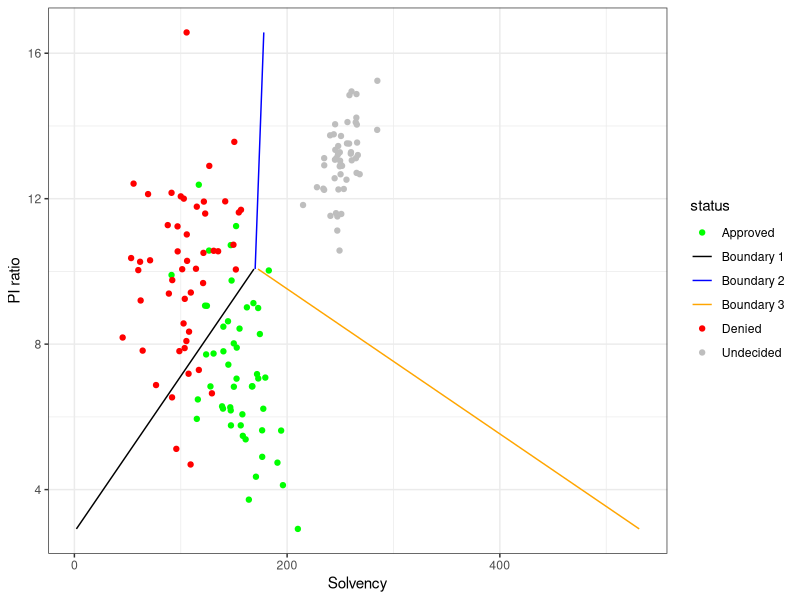

Here is the R script that generated this plot:
###################################################################################################

###################################################################################################

# Author:       Felix Gutmann
# Course:       Advanced Computational Methods
# Last update:  14.01.16
# Type:         Problemset 1 - Exercise 2

###################################################################################################
### Praeamble
###################################################################################################

### Clear workspace
#rm(list = ls())

### Load Packages 
if (!require("mvtnorm")) install.packages("mvtnorm"); library(mvtnorm)
if (!require("ggplot2")) install.packages("ggplot2"); library(ggplot2)

### Set working directory

### Initialize auxilliary functions, see handouts

  # Create covariance matrix
  sigmaXY <- function(rho, sdX, sdY) {
    covTerm  <- rho * sdX * sdY
    VCmatrix <- matrix(c(sdX^2, covTerm, covTerm, sdY^2),
                       2, 2, byrow = TRUE)
    return(VCmatrix)
  }
  
  # Generate mvn. distributed data 
  genBVN <- function(n = 1, seed = NA, muXY=c(0,1), sigmaXY=diag(2)) {
    if(!is.na(seed)) set.seed(seed)
    rdraws <- rmvnorm(n, mean = muXY, sigma = sigmaXY)
    return(rdraws)
  }

###################################################################################################
### Exercise 2
###################################################################################################

### Step 1: Create data generating function

# Initialize modified loanData function
loanData <- function(noApproved,  noDenied,  Undecided,
                     muApproved,  muDenied,  muUndecided,
                     sdApproved,  sdDenied,  sdUndecided,
                     rhoApproved, rhoDenied, rhoUndecided,
                     seed=1111) 
{
  # Create covariance matrices
  sigmaApproved    <- sigmaXY( rho = rhoApproved,  sdX = sdApproved[1],  sdY = sdApproved[2]  )
  sigmaDenied      <- sigmaXY( rho = rhoDenied,    sdX = sdDenied[1],    sdY = sdDenied[2]    )
  sigmaUndecided   <- sigmaXY( rho = rhoUndecided, sdX = sdUndecided[1], sdY = sdUndecided[2] )
  # Generate random data
  approved         <- genBVN( noApproved, muApproved,  sigmaApproved,  seed = seed   )
  denied           <- genBVN( noDenied,   muDenied,    sigmaDenied,    seed = seed+1 )
  undecided        <- genBVN( Undecided,  muUndecided, sigmaUndecided, seed = seed+2 )
  # Create basic dataframe
  loanDf           <- as.data.frame( rbind(approved,denied,undecided) )
  # Add target variables and labels
  status           <- c( rep("Approved", noApproved), rep("Denied", noDenied),rep("Undecided", Undecided) )
  target1          <- c( rep(1, noApproved), rep(0, noDenied),rep(0, Undecided) ) 
  target2          <- c( rep(0, noApproved), rep(1, noDenied),rep(0, Undecided) )
  target3          <- c( rep(0, noApproved), rep(0, noDenied),rep(1, Undecided) )
  # Create final dataframe and prepare output
  loanDf           <- data.frame( loanDf, status, target1,target2,target3 )
  colnames(loanDf) <- c("PIratio", "solvency", "status", "target1","target2","target3")
  # Return dataframe with loan data
  return(loanDf)
}

### Step 2: Create, export and predict related data

# Create dataset
noApproved <- 50
noDenied   <- 50
Undecided  <- 50  
noObs      <- noApproved + noDenied + Undecided

loanDf <- loanData(noApproved, noDenied, Undecided,
                   c(7, 150), c(10, 100), c(13, 250),
                   c(2,  20), c( 2,  30), c( 1,  15),
                  -0.5, 0.3, 0.5)

x <- seq(min(loanDf["PIratio"]), max(loanDf["PIratio"]), length.out = noObs)

# Run least square discriminant
X <- as.matrix(cbind(intercept=1, loanDf[,c("PIratio", "solvency")]))
Y <- as.matrix(loanDf[,c('target1','target2','target3')])
W <- solve(t(X)%*%X) %*% t(X) %*% Y

# Compute predicted values
predictions <- X %*% W

# classify data and create corresponding labels
result  <- predictions==apply(predictions, 1, max)
labels  <- c("Approved","Denied","Undecided")
predict <- rep(NA,nrow(result))

for(i in 1:nrow(result)){
  pos <- as.numeric(which(result[i,] == TRUE))
  predict[i] <- labels[pos]
}

# Prepare final dataframe - collect relevant columns
colnames(predictions) <- c("Approved","Denied","Undecided")
loanDf <- cbind(loanDf[,c('PIratio','solvency','status')],predictions,"Predicted label"=predict)

# Export dataset
write.table(loanDf, file = "predictions.csv",row.names=FALSE, na="",col.names=TRUE, sep=";") 

### Step 3: Plot data with decision boundaries

# Compute discriminant lines (see Bishop:)
l01 <- ((W[1,2] - W[1,1]) / (W[3,1] - W[3,2])) + ((W[2,2] - W[2,1]) / (W[3,1] - W[3,2])) * x
l02 <- ((W[1,2] - W[1,3]) / (W[3,3] - W[3,2])) + ((W[2,2] - W[2,3]) / (W[3,3] - W[3,2])) * x
l03 <- ((W[1,1] - W[1,3]) / (W[3,3] - W[3,1])) + ((W[2,1] - W[2,3]) / (W[3,3] - W[3,1])) * x 

# Set up data frame with line data
b01 <- data.frame(PIratio=x, solvency=l01, status=rep("Boundary 1", length(x)))
b02 <- data.frame(PIratio=x, solvency=l02, status=rep("Boundary 2", length(x)))
b03 <- data.frame(PIratio=x, solvency=l03, status=rep("Boundary 3", length(x)))

# Find cut position
X01   <- round(cbind(1,x,l01) %*% W,8)
pos01 <- X01[,2] > X01[,3]
if(pos01[1] == TRUE ){ rangeb01 <- 1:sum(pos01) } else { rangeb01 <- (noObs-sum(pos01)):noObs }

X02   <- round(cbind(1,x,l02) %*% W,8)
pos02 <- X02[,2] > X02[,1]
if(pos02[1] == TRUE ){ rangeb02 <- 1:sum(pos02) } else { rangeb02 <- (noObs-sum(pos02)):noObs }

X03   <- round(cbind(1,x,l03) %*% W,8)
pos03 <- X03[,1] > X03[,2]
if(pos03[1] == TRUE ){ rangeb03 <- 1:sum(pos03) } else { rangeb03 <- (noObs-sum(pos03)):noObs }

# Plot result
plot01 <- ggplot(data = loanDf, aes( x = solvency, y = PIratio, colour = status, fill = status ) ) + 
            geom_point() +
            xlab("Solvency") +
            ylab("PI ratio") +
            theme_bw() +
            geom_line( data = b01[rangeb01,]) +
            geom_line( data = b02[rangeb02,]) + 
            geom_line( data = b03[rangeb03,]) +
            scale_color_manual("status", 
                                values = c("Boundary 1" = "black" , "Boundary 2" = "blue" , "Boundary 3" = "orange",
                                            "Approved"  =  "green" , "Denied"     = "red" , "Undecided"  = "grey"
                                          )
                              )
# Save plot
ggsave( plot01,file="discFunction3C.pdf" )

###################################################################################################
###### End CODE # End CODE # End CODE # End CODE # End CODE # End CODE # End CODE # End CODE ######
###################################################################################################